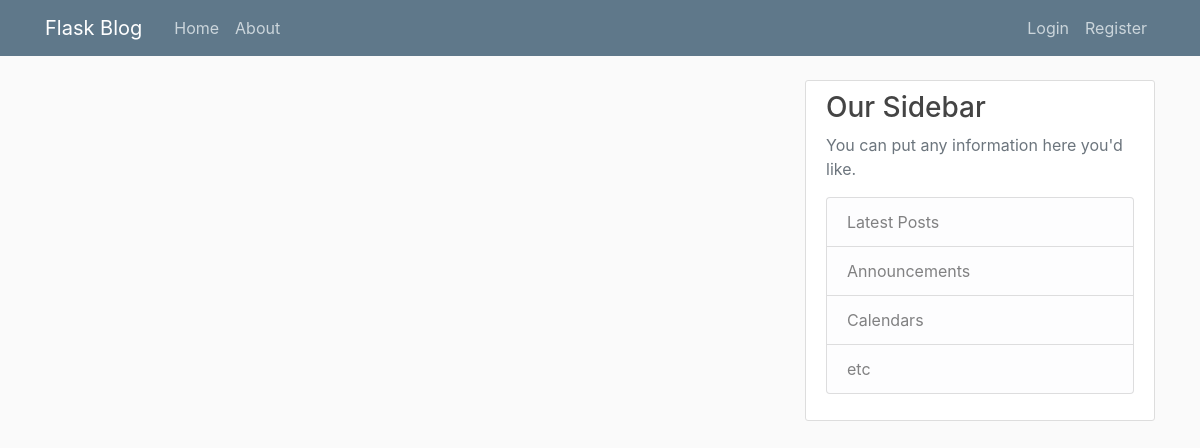
Page /home on the earlier database version.
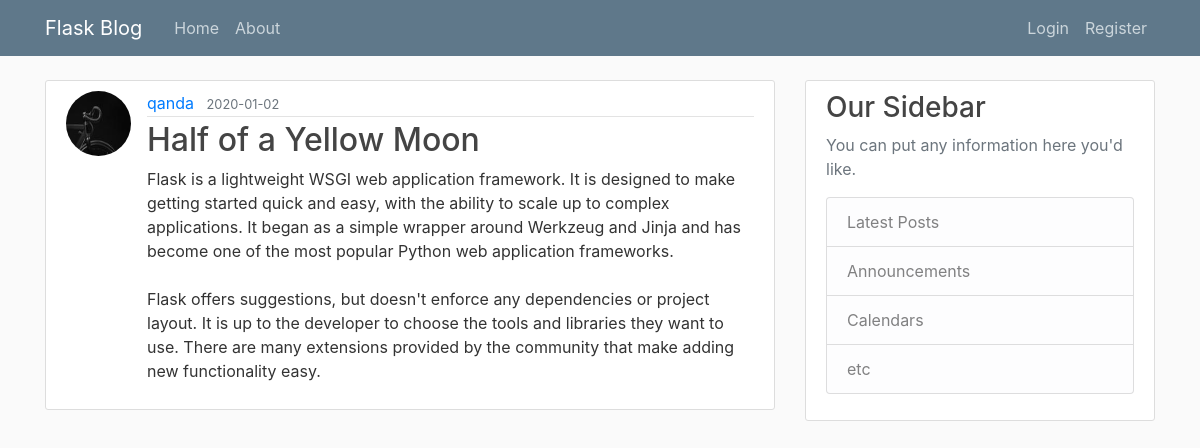
Same page on the later database version.
### flaskblog/models.py (models this page shows, shortened)
class Post(db.Model):
    id = db.Column(db.Integer, primary_key=True)
    title = db.Column(db.String(100), nullable=False)
    date_posted = db.Column(db.DateTime, nullable=False,
                            default=datetime.utcnow)
    content = db.Column(db.Text, nullable=False)
    user_id = db.Column(db.Integer, db.ForeignKey('user.id'), nullable=False)

class User(db.Model, UserMixin):
    id = db.Column(db.Integer, primary_key=True)
    username = db.Column(db.String(20), unique=True, nullable=False)
    email = db.Column(db.String(120), unique=True, nullable=False)
    image_file = db.Column(db.String(20), nullable=False,
                           default='default.jpg')
    password = db.Column(db.String(60), nullable=False)
    posts = db.relationship('Post', backref='author', lazy=True)

### flaskblog/routes.py (the view)
@app.route('/')
@app.route('/home')
def home():
    posts = Post.query.all()
    return render_template('home.html', posts=posts)

### flaskblog/templates/home.html
{% extends 'layout.html' %}
{% block content %}
    {% for post in posts %}
        <article class="media content-section">
            <img class="rounded-circle article-img" src="{{ url_for('static', filename='profile_pics/' + post.author.image_file) }}">
            <div class="media-body">
                <div class="article-metadata">
                    <a class="mr-2" href="#">{{ post.author.username }}</a>
                    <small class="text-muted">{{ post.date_posted.strftime('%Y-%m-%d') }}</small>
                </div>
                <h2><a class="article-title" href="{{ url_for('post', post_id=post.id) }}">{{ post.title }}</a></h2>
                <p class="article-content">{{ post.content }}</p>
            </div>
        </article>
    {% endfor %}
{% endblock content %}

### flaskblog/templates/layout.html (shortened to what this page needs)
<!DOCTYPE html>
<html lang="en">
<head>
    <link rel="stylesheet" href="https://stackpath.bootstrapcdn.com/bootstrap/4.4.1/css/bootstrap.min.css"
>
    <link rel="stylesheet" type="text/css" href="{{ url_for('static', filename='main.css')}}">
</head>
<body>
    <header class="site-header">
        <nav class="navbar navbar-expand-md navbar-dark bg-steel fixed-top">
            <div class="container">
                <a class="navbar-brand mr-4" href="/">Flask Blog</a>
                <div class="collapse navbar-collapse" id="navbarToggle">
                    <div class="navbar-nav mr-auto">
                        <a class="nav-item nav-link" href="{{ url_for('home') }}">Home</a>
                        <a class="nav-item nav-link" href="{{ url_for('about') }}">About</a>
                    </div>
                    <div class="navbar-nav">
                        {% if current_user.is_authenticated %}
                            <a class="nav-item nav-link" href="{{ url_for('new_post') }}">New Post</a>
                            <a class="nav-item nav-link" href="{{ url_for('account') }}">Account</a>
                            <a class="nav-item nav-link" href="{{ url_for('logout') }}">Logout</a>
                        {% else %}
                            <a class="nav-item nav-link" href="{{ url_for('login') }}">Login</a>
                            <a class="nav-item nav-link" href="{{ url_for('register') }}">Register</a>
                        {% endif %}
                    </div>
                </div>
            </div>
        </nav>
    </header>
    <main role="main" class="container">
        <div class="row">
            <div class="col-md-8">
                {% block content %}{% endblock %}
            </div>
            <div class="col-md-4">
                <div class="content-section">
                    <h3>Our Sidebar</h3>
                    <p class='text-muted'>You can put any information here you'd like.
                        <ul class="list-group">
                            <li class="list-group-item list-group-item-light">Latest Posts</li>
                            <li class="list-group-item list-group-item-light">Announcements</li>
                            <li class="list-group-item list-group-item-light">Calendars</li>
                            <li class="list-group-item list-group-item-light">etc</li>
                        </ul>
                    </p>
                </div>
            </div>
        </div>
    </main>
</body>
</html>

### flaskblog/static/main.css (style rules this page uses)
body { background: #fafafa; color: #333333; margin-top: 5rem; }
h1, h2, h3, h4, h5, h6 { color: #444444; }
.bg-steel { background-color: #5f788a; }
.site-header .navbar-nav .nav-link { color: #cbd5db; }
.content-section { background: #ffffff; padding: 10px 20px; border: 1px solid #dddddd; border-radius: 3px; margin-bottom: 20px; }
.article-title { color: #444444; }
.article-content { white-space: pre-line; }
.article-img { height: 65px; width: 65px; margin-right: 16px; }
.article-metadata { padding-bottom: 1px; margin-bottom: 4px; border-bottom: 1px solid #e3e3e3 }

Differences in the rows shown:
added Post: image_file (placeholder picture), author.username "qanda", date_posted "2020-01-02", title "Half of a Yellow Moon", content "Flask is a lightweight WSGI web application framework. It is designed to make getting started quick and easy, with the ability to scale up to complex applications. It began as a simple wrapper around Werkzeug and Jinja and has become one of the most popular Python web application frameworks. Flask offers suggestions, but doesn't enforce any dependencies or project layout. It is up to the developer to choose the tools and libraries they want to use. There are many extensions provided by the community that make adding new functionality easy."
